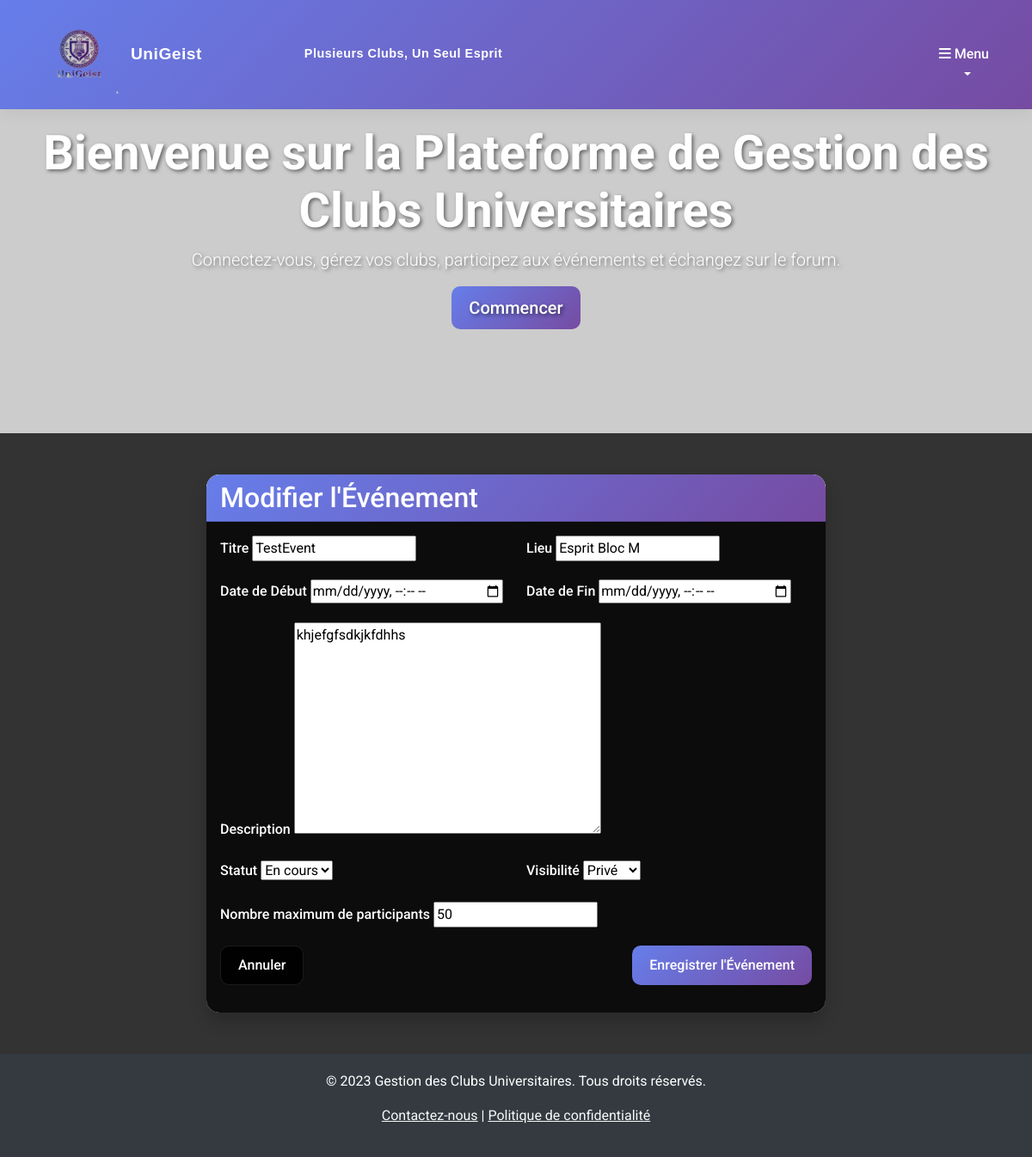
The app's page /evenements/modifier/1/ with its own data.
### appEvenements/models.py (models this page shows, shortened)
class Evenement(models.Model):
    id=models.AutoField(primary_key=True)
    titre = models.CharField(max_length=200, validators=[MinLengthValidator(6,"Le titre doit avoir au moins 6 caractères"), MaxLengthValidator(200), RegexValidator(r'^[a-zA-Z0-9\s.,!?-]+$', message="Le titre ne peut contenir que des lettres, chiffres, espaces et ponctuation basique.")])
    description = models.TextField( max_length=1000, validators=[validators.MinLengthValidator(10), validators.MaxLengthValidator(1000), validators.RegexValidator(r'^[a-zA-Z0-9\s.,!?-]+$', message="La description ne peut contenir que des lettres, chiffres, espaces et ponctuation basique.")])
    date_debut = models.DateTimeField()
    date_fin = models.DateTimeField()
    lieu = models.CharField(max_length=200, validators=[validators.MinLengthValidator(5), validators.MaxLengthValidator(200), validators.RegexValidator(r'^[a-zA-Z0-9\s.,!?-]+$', message="Le lieu ne peut contenir que des lettres, chiffres, espaces et ponctuation basique.")])
    statut = models.CharField(max_length=50, choices=[('planifie', 'Planifié'), ('en_cours', 'En cours'), ('termine', 'Terminé'), ('annule', 'Annulé')])
    visibilite = models.CharField(max_length=50, choices=[('public', 'Public'), ('prive', 'Privé')])
    max_participants = models.PositiveIntegerField(default=100, help_text="Nombre maximum de participants")
    featured = models.BooleanField(default=False, help_text="Événement à la une")
    promotion_image = models.FileField(upload_to='promotions/', blank=True, null=True, help_text="Image de promotion")
    promotion_description = models.TextField(blank=True, null=True, help_text="Description de promotion")

### appEvenements/views.py (the view)
# urls.py: path('modifier/<int:evenement_id>/', UpdateEvenementView.as_view(), name='modifier'),
class UpdateEvenementView(UpdateView):
    model = Evenement
    form_class = EvenementForm
    template_name = 'appEvenements/evenements_form.html'
    pk_url_kwarg = 'evenement_id'
    success_url = '/evenements/liste/'

### templates/appEvenements/evenements_form.html (shortened to what this page needs)
{% extends 'base.html' %}
{% load static %}
{% block content %}
<div class="container mt-5">
    <div class="row justify-content-center">
        <div class="col-md-8">
            <div class="card" style="background: rgba(255, 255, 255, 0.9); backdrop-filter: blur(10px); border-radius: 15px; box-shadow: 0 10px 20px rgba(0, 0, 0, 0.2);">
                <div class="card-header" style="background: linear-gradient(135deg, #667eea 0%, #764ba2 100%); color: white; border-radius: 15px 15px 0 0;">
                    <h2 class="mb-0">{% if form.instance.pk %}Modifier l'Événement{% else %}Créer un Nouvel Événement{% endif %}</h2>
                </div>
                <div class="card-body">
                    <form method="post" class="needs-validation" novalidate>
                        <div class="row">
                            <div class="col-md-6 mb-3">
                                <label for="{{ form.titre.id_for_label }}" class="form-label">Titre</label>
                                {{ form.titre }}
                            </div>
                            <div class="col-md-6 mb-3">
                                <label for="{{ form.lieu.id_for_label }}" class="form-label">Lieu</label>
                                {{ form.lieu }}
                            </div>
                        </div>
                        <div class="row">
                            <div class="col-md-6 mb-3">
                                <label for="{{ form.date_debut.id_for_label }}" class="form-label">Date de Début</label>
                                {{ form.date_debut }}
                            </div>
                            <div class="col-md-6 mb-3">
                                <label for="{{ form.date_fin.id_for_label }}" class="form-label">Date de Fin</label>
                                {{ form.date_fin }}
                            </div>
                        </div>
                        <div class="mb-3">
                            <label for="{{ form.description.id_for_label }}" class="form-label">Description</label>
                            {{ form.description }}
                        </div>
                        <div class="row">
                            <div class="col-md-6 mb-3">
                                <label for="{{ form.statut.id_for_label }}" class="form-label">Statut</label>
                                {{ form.statut }}
                            </div>
                            <div class="col-md-6 mb-3">
                                <label for="{{ form.visibilite.id_for_label }}" class="form-label">Visibilité</label>
                                {{ form.visibilite }}
                            </div>
                        </div>
                        <div class="mb-3">
                            <label for="{{ form.max_participants.id_for_label }}" class="form-label">Nombre maximum de participants</label>
                            {{ form.max_participants }}
                        </div>
                        <div class="d-flex justify-content-between">
                            <a href="{% url 'appEvenements:liste' %}" class="btn btn-secondary">Annuler</a>
                            <button type="submit" class="btn btn-primary">{% if form.instance.pk %}Enregistrer{% else %}Ajouter{% endif %} l'Événement</button>
                        </div>
                    </form>
                </div>
            </div>
        </div>
    </div>
</div>
{% endblock %}

### static/css/style.css (style rules this page uses)
body { font-family: 'Roboto', sans-serif; background: #333333; color: #ffffff; min-height: 100vh; }
.form-label { font-weight: 500; color: #ffffff; margin-bottom: 8px; }
.btn { border-radius: 10px; padding: 10px 20px; font-weight: 500; transition: all 0.3s ease; }
.btn-primary { background: linear-gradient(135deg, #667eea 0%, #764ba2 100%); border: none; }
.btn-secondary { background: rgba(0, 0, 0, 0.9); color: #ffffff; border: 1px solid rgba(255, 255, 255, 0.1); }
.card { border: none; border-radius: 15px; overflow: hidden; transition: transform 0.3s ease, box-shadow 0.3s ease; }
.card-header { border-radius: 15px 15px 0 0 !important; }
.card-body { background: rgba(0, 0, 0, 0.95); color: #ffffff; }

### records on screen
Evenement: titre "TestEvent", lieu "Esprit Bloc M", description "khjefgfsdkjkfdhhs", statut "En cours", visibilite "Privé", max_participants "50"
